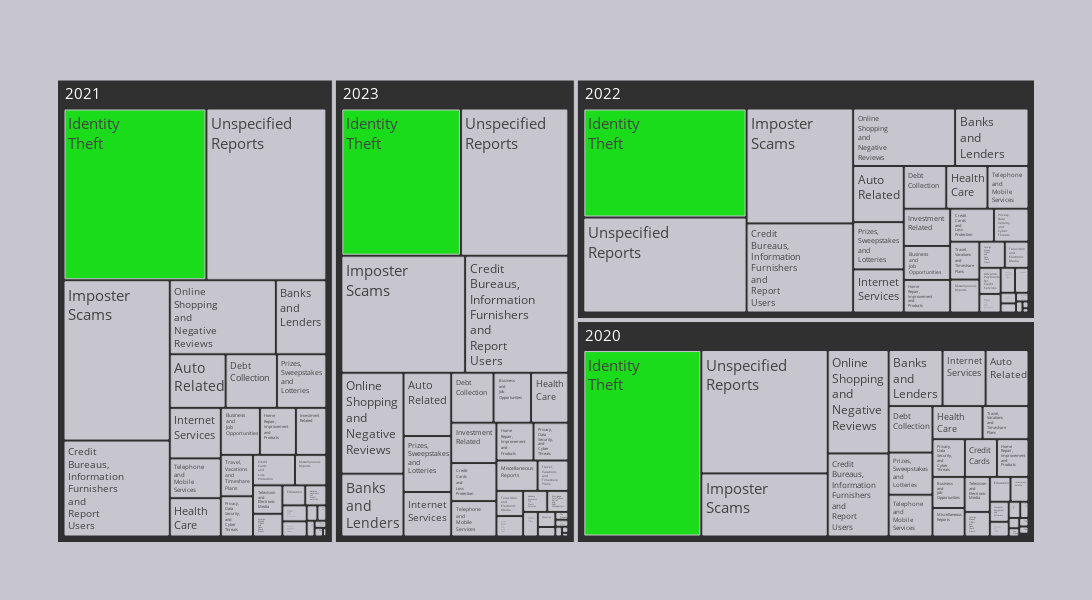

Here is the notebook cell this chart was saved with:
### Markdown cell above
### 2.3.3. Create viz

### Code cell
viz3['# of Reports'] = viz3['# of Reports'].str.replace(',', '').astype(int)
viz3['Color Group'] = viz3['Category'].apply(
    lambda x: x if x == 'Identity<br>Theft' else 'Other'
)

fig3 = px.treemap(
    viz3,
    path=['Year', 'Category'],
    values='# of Reports',
    color='Color Group',
    color_discrete_map={
        'Identity<br>Theft': '#1adc1b',
        'Other': '#c7c5cd',
        '(?)': '#303030'
    }
)

fig3.update_traces(
    textfont=dict(size=15)
)

fig3.update_layout(
    margin=dict(l=50, r=50, t=50, b=50),
    paper_bgcolor='#c7c5cd',
    plot_bgcolor='#c7c5cd',
    width=1200,
    height=600
)

fig3.show()

# Export the figure to an image (ensures fixed layout)
pio.write_image(fig3, "viz3/viz3_capstone_NMN.svg", width=1200, height=600)

### Figure 1 — Plotly figure (JSON) as saved in the notebook; plotly's stock layout.template omitted (floating-point values rounded to 4 significant figures)
{"data": [{"branchvalues": "total", "customdata": [["Other"], ["Other"], ["Other"], ["Other"], ["Other"], ["Other"], ["Other"], ["Other"], ["Other"], ["Other"], ["Other"], ["Other"], ["Other"], ["Other"], ["Other"], ["Other"], ["Other"], ["Other"], ["Other"], ["Other"], ["Other"], ["Other"], ["Other"], ["Other"], ["Other"], ["Other"], ["Other"], ["Other"], ["Other"], ["Other"], ["Other"], ["Other"], ["Other"], ["Other"], ["Other"], ["Other"], ["Other"], ["Other"], ["Other"], ["Other"], ["Other"], ["Other"], ["Other"], ["Other"], ["Other"], ["Other"], ["Other"], ["Other"], ["Other"], ["Other"], ["Other"], ["Other"], ["Other"], ["Other"], ["Other"], ["Other"], ["Other"], ["Other"], ["Other"], ["Other"], ["Other"], ["Identity<br>Theft"], ["Identity<br>Theft"], ["Other"], ["Other"], ["Other"], ["Other"], ["Other"], ["Other"], ["Other"], ["Other"], ["Other"], ["Other"], ["Other"], ["Other"], ["Other"], ["Other"], ["Other"], ["Other"], ["Other"], ["Other"], ["Other"], ["Other"], ["Other"], ["Other"], ["Other"], ["Other"], ["Other"], ["Other"], ["Other"], ["Other"], ["Other"], ["Identity<br>Theft"], ["Other"], ["Other"], ["Identity<br>Theft"], ["Other"], ["Other"], ["Other"], ["Other"], ["Other"], ["Other"], ["Other"], ["Other"], ["Other"], ["Other"], ["Other"], ["Other"], ["Other"], ["Other"], ["Other"], ["Other"], ["Other"], ["Other"], ["Other"], ["Other"], ["Other"], ["Other"], ["Other"], ["Other"], ["Other"], ["Other"], ["Other"], ["Other"], ["(?)"], ["(?)"], ["(?)"], ["(?)"]], "domain": {"x": [0, 1], "y": [0, 1]}, "hovertemplate": "labels=%{label}<br># of Reports=%{value}<br>parent=%{parent}<br>id=%{id}<br>Color Group=%{customdata[0]}<extra></extra>", "ids": ["2023/Business<br>and<br>Job<br>Opportunities", "2021/Magazines<br>and<br>Books", "2020/Telephone<br>and<br>Mobile<br>Services", "2022/Funeral<br>Services", "2021/Office<br>Supplies<br>and<br>Services", "2020/Office<br>Supplies<br>and<br>Services", "2023/Mortgage<br>Foreclosure<br>Relief<br>and<br>Debt<br>Management", "2022/Mortgage<br>Foreclosure<br>Relief<br>and<br>Debt<br>Management", "2021/Mortgage<br>Foreclosure<br>Relief<br>and<br>Debt<br>Management", "2020/Mortgage<br>Foreclosure<br>Relief<br>and<br>Debt<br>Management", "2023/Miscellaneous<br>Reports", "2022/Miscellaneous<br>Reports", "2021/Miscellaneous<br>Reports", "2020/Miscellaneous<br>Reports", "2023/Magazines<br>and<br>Books", "2022/Magazines<br>and<br>Books", "2020/Advance<br>Payments<br>for<br>Credit<br>Services", "2020/Magazines<br>and<br>Books", "2023/Investment<br>Related", "2022/Investment<br>Related", "2021/Investment<br>Related", "2020/Investment<br>Related", "2023/Internet<br>Services", "2022/Internet<br>Services", "2021/Internet<br>Services", "2020/Internet<br>Services", "2023/Imposter<br>Scams", "2022/Imposter<br>Scams", "2021/Imposter<br>Scams", "2022/Office<br>Supplies<br>and<br>Services", "2023/Office<br>Supplies<br>and<br>Services", "2021/Online<br>Shopping<br>and<br>Negative<br>Reviews", "2020/Imposter<br>Scams", "2021/Unspecified<br>Reports", "2020/Unspecified<br>Reports", "2023/Travel,<br>Vacations<br>and<br>Timeshare<br>Plans", "2022/Travel,<br>Vacations<br>and<br>Timeshare<br>Plans", "2021/Travel,<br>Vacations<br>and<br>Timeshare<br>Plans", "2020/Travel,<br>Vacations<br>and<br>Timeshare<br>Plans", "2023/Television<br>and<br>Electronic<br>Media", "2022/Television<br>and<br>Electronic<br>Media", "2021/Television<br>and<br>Electronic<br>Media", "2020/Television<br>and<br>Electronic<br>Media", "2023/Telephone<br>and<br>Mobile<br>Services", "2022/Telephone<br>and<br>Mobile<br>Services", "2021/Telephone<br>and<br>Mobile<br>Services", "2023/Tax<br>Preparers", "2022/Tax<br>Preparers", "2021/Tax<br>Preparers", "2020/Tax<br>Preparers", "2023/Prizes,<br>Sweepstakes<br>and<br>Lotteries", "2022/Prizes,<br>Sweepstakes<br>and<br>Lotteries", "2021/Prizes,<br>Sweepstakes<br>and<br>Lotteries", "2020/Prizes,<br>Sweepstakes<br>and<br>Lotteries", "2023/Privacy,<br>Data<br>Security,<br>and<br>Cyber<br>Threats", "2022/Privacy,<br>Data<br>Security,<br>and<br>Cyber<br>Threats", "2021/Privacy,<br>Data<br>Security,<br>and<br>Cyber<br>Threats", "2020/Privacy,<br>Data<br>Security,<br>and<br>Cyber<br>Threats", "2023/Online<br>Shopping<br>and<br>Negative<br>Reviews", "2022/Online<br>Shopping<br>and<br>Negative<br>Reviews", "2020/Online<br>Shopping<br>and<br>Negative<br>Reviews", "2023/Identity<br>Theft", "2021/Identity<br>Theft", "2022/Unspecified<br>Reports", "2020/Credit<br>Cards", "2023/Credit<br>Bureaus,<br>Information<br>Furnishers<br>and<br>Report<br>Users", "2022/Credit<br>Bureaus,<br>Information<br>Furnishers<br>and<br>Report<br>Users", "2021/Credit<br>Bureaus,<br>Information<br>Furnishers<br>and<br>Report<br>Users", "2020/Credit<br>Bureaus,<br>Information<br>Furnishers<br>and<br>Report<br>Users", "2023/Computer<br>Equipment<br>and<br>Software", "2022/Computer<br>Equipment<br>and<br>Software", "2021/Computer<br>Equipment<br>and<br>Software", "2020/Computer<br>Equipment<br>and<br>Software", "2023/Charitable<br>Solicitations", "2022/Charitable<br>Solicitations", "2021/Charitable<br>Solicitations", "2020/Charitable<br>Solicitations", "2022/Business<br>and<br>Job<br>Opportunities", "2021/Business<br>and<br>Job<br>Opportunities", "2020/Business<br>and<br>Job<br>Opportunities", "2023/Banks<br>and<br>Lenders", "2022/Banks<br>and<br>Lenders", "2021/Banks<br>and<br>Lenders", "2020/Banks<br>and<br>Lenders", "2023/Auto<br>Related", "2022/Auto<br>Related", "2021/Auto<br>Related", "2020/Auto<br>Related", "2023/Advance<br>Payments<br>for<br>Credit<br>Services", "2022/Advance<br>Payments<br>for<br>Credit<br>Services", "2021/Advance<br>Payments<br>for<br>Credit<br>Services", "2021/Credit<br>Cards<br>and<br>Loss<br>Protection", "2022/Identity<br>Theft", "2022/Credit<br>Cards<br>and<br>Loss<br>Protection", "2020/Debt<br>Collection", "2020/Identity<br>Theft", "2023/Home<br>Repair,<br>Improvement<br>and<br>Products", "2022/Home<br>Repair,<br>Improvement<br>and<br>Products", "2021/Home<br>Repair,<br>Improvement<br>and<br>Products", "2020/Home<br>Repair,<br>Improvement<br>and<br>Products", "2023/Health<br>Care", "2022/Health<br>Care", "2021/Health<br>Care", "2020/Health<br>Care", "2023/Grants", "2022/Grants", "2021/Grants", "2020/Grants", "2023/Funeral<br>Services", "2021/Funeral<br>Services", "2020/Funeral<br>Services", "2023/Foreign<br>Money<br>Offers<br>and<br>Fake<br>Check<br>Scams", "2022/Foreign<br>Money<br>Offers<br>and<br>Fake<br>Check<br>Scams", "2021/Foreign<br>Money<br>Offers<br>and<br>Fake<br>Check<br>Scams", "2020/Foreign<br>Money<br>Offers<br>and<br>Fake<br>Check<br>Scams", "2023/Education", "2022/Education", "2021/Education", "2020/Education", "2023/Debt<br>Collection", "2022/Debt<br>Collection", "2021/Debt<br>Collection", "2023/Credit<br>Cards<br>and<br>Loss<br>Protection", "2023/Unspecified<br>Reports", "2020", "2021", "2022", "2023"], "labels": ["Business<br>and<br>Job<br>Opportunities", "Magazines<br>and<br>Books", "Telephone<br>and<br>Mobile<br>Services", "Funeral<br>Services", "Office<br>Supplies<br>and<br>Services", "Office<br>Supplies<br>and<br>Services", "Mortgage<br>Foreclosure<br>Relief<br>and<br>Debt<br>Management", "Mortgage<br>Foreclosure<br>Relief<br>and<br>Debt<br>Management", "Mortgage<br>Foreclosure<br>Relief<br>and<br>Debt<br>Management", "Mortgage<br>Foreclosure<br>Relief<br>and<br>Debt<br>Management", "Miscellaneous<br>Reports", "Miscellaneous<br>Reports", "Miscellaneous<br>Reports", "Miscellaneous<br>Reports", "Magazines<br>and<br>Books", "Magazines<br>and<br>Books", "Advance<br>Payments<br>for<br>Credit<br>Services", "Magazines<br>and<br>Books", "Investment<br>Related", "Investment<br>Related", "Investment<br>Related", "Investment<br>Related", "Internet<br>Services", "Internet<br>Services", "Internet<br>Services", "Internet<br>Services", "Imposter<br>Scams", "Imposter<br>Scams", "Imposter<br>Scams", "Office<br>Supplies<br>and<br>Services", "Office<br>Supplies<br>and<br>Services", "Online<br>Shopping<br>and<br>Negative<br>Reviews", "Imposter<br>Scams", "Unspecified<br>Reports", "Unspecified<br>Reports", "Travel,<br>Vacations<br>and<br>Timeshare<br>Plans", "Travel,<br>Vacations<br>and<br>Timeshare<br>Plans", "Travel,<br>Vacations<br>and<br>Timeshare<br>Plans", "Travel,<br>Vacations<br>and<br>Timeshare<br>Plans", "Television<br>and<br>Electronic<br>Media", "Television<br>and<br>Electronic<br>Media", "Television<br>and<br>Electronic<br>Media", "Television<br>and<br>Electronic<br>Media", "Telephone<br>and<br>Mobile<br>Services", "Telephone<br>and<br>Mobile<br>Services", "Telephone<br>and<br>Mobile<br>Services", "Tax<br>Preparers", "Tax<br>Preparers", "Tax<br>Preparers", "Tax<br>Preparers", "Prizes,<br>Sweepstakes<br>and<br>Lotteries", "Prizes,<br>Sweepstakes<br>and<br>Lotteries", "Prizes,<br>Sweepstakes<br>and<br>Lotteries", "Prizes,<br>Sweepstakes<br>and<br>Lotteries", "Privacy,<br>Data<br>Security,<br>and<br>Cyber<br>Threats", "Privacy,<br>Data<br>Security,<br>and<br>Cyber<br>Threats", "Privacy,<br>Data<br>Security,<br>and<br>Cyber<br>Threats", "Privacy,<br>Data<br>Security,<br>and<br>Cyber<br>Threats", "Online<br>Shopping<br>and<br>Negative<br>Reviews", "Online<br>Shopping<br>and<br>Negative<br>Reviews", "Online<br>Shopping<br>and<br>Negative<br>Reviews", "Identity<br>Theft", "Identity<br>Theft", "Unspecified<br>Reports", "Credit<br>Cards", "Credit<br>Bureaus,<br>Information<br>Furnishers<br>and<br>Report<br>Users", "Credit<br>Bureaus,<br>Information<br>Furnishers<br>and<br>Report<br>Users", "Credit<br>Bureaus,<br>Information<br>Furnishers<br>and<br>Report<br>Users", "Credit<br>Bureaus,<br>Information<br>Furnishers<br>and<br>Report<br>Users", "Computer<br>Equipment<br>and<br>Software", "Computer<br>Equipment<br>and<br>Software", "Computer<br>Equipment<br>and<br>Software", "Computer<br>Equipment<br>and<br>Software", "Charitable<br>Solicitations", "Charitable<br>Solicitations", "Charitable<br>Solicitations", "Charitable<br>Solicitations", "Business<br>and<br>Job<br>Opportunities", "Business<br>and<br>Job<br>Opportunities", "Business<br>and<br>Job<br>Opportunities", "Banks<br>and<br>Lenders", "Banks<br>and<br>Lenders", "Banks<br>and<br>Lenders", "Banks<br>and<br>Lenders", "Auto<br>Related", "Auto<br>Related", "Auto<br>Related", "Auto<br>Related", "Advance<br>Payments<br>for<br>Credit<br>Services", "Advance<br>Payments<br>for<br>Credit<br>Services", "Advance<br>Payments<br>for<br>Credit<br>Services", "Credit<br>Cards<br>and<br>Loss<br>Protection", "Identity<br>Theft", "Credit<br>Cards<br>and<br>Loss<br>Protection", "Debt<br>Collection", "Identity<br>Theft", "Home<br>Repair,<br>Improvement<br>and<br>Products", "Home<br>Repair,<br>Improvement<br>and<br>Products", "Home<br>Repair,<br>Improvement<br>and<br>Products", "Home<br>Repair,<br>Improvement<br>and<br>Products", "Health<br>Care", "Health<br>Care", "Health<br>Care", "Health<br>Care", "Grants", "Grants", "Grants", "Grants", "Funeral<br>Services", "Funeral<br>Services", "Funeral<br>Services", "Foreign<br>Money<br>Offers<br>and<br>Fake<br>Check<br>Scams", "Foreign<br>Money<br>Offers<br>and<br>Fake<br>Check<br>Scams", "Foreign<br>Money<br>Offers<br>and<br>Fake<br>Check<br>Scams", "Foreign<br>Money<br>Offers<br>and<br>Fake<br>Check<br>Scams", "Education", "Education", "Education", "Education", "Debt<br>Collection", "Debt<br>Collection", "Debt<br>Collection", "Credit<br>Cards<br>and<br>Loss<br>Protection", "Unspecified<br>Reports", "2020", "2021", "2022", "2023"], "marker": {"colors": ["#c7c5cd", "#c7c5cd", "#c7c5cd", "#c7c5cd", "#c7c5cd", "#c7c5cd", "#c7c5cd", "#c7c5cd", "#c7c5cd", "#c7c5cd", "#c7c5cd", "#c7c5cd", "#c7c5cd", "#c7c5cd", "#c7c5cd", "#c7c5cd", "#c7c5cd", "#c7c5cd", "#c7c5cd", "#c7c5cd", "#c7c5cd", "#c7c5cd", "#c7c5cd", "#c7c5cd", "#c7c5cd", "#c7c5cd", "#c7c5cd", "#c7c5cd", "#c7c5cd", "#c7c5cd", "#c7c5cd", "#c7c5cd", "#c7c5cd", "#c7c5cd", "#c7c5cd", "#c7c5cd", "#c7c5cd", "#c7c5cd", "#c7c5cd", "#c7c5cd", "#c7c5cd", "#c7c5cd", "#c7c5cd", "#c7c5cd", "#c7c5cd", "#c7c5cd", "#c7c5cd", "#c7c5cd", "#c7c5cd", "#c7c5cd", "#c7c5cd", "#c7c5cd", "#c7c5cd", "#c7c5cd", "#c7c5cd", "#c7c5cd", "#c7c5cd", "#c7c5cd", "#c7c5cd", "#c7c5cd", "#c7c5cd", "#1adc1b", "#1adc1b", "#c7c5cd", "#c7c5cd", "#c7c5cd", "#c7c5cd", "#c7c5cd", "#c7c5cd", "#c7c5cd", "#c7c5cd", "#c7c5cd", "#c7c5cd", "#c7c5cd", "#c7c5cd", "#c7c5cd", "#c7c5cd", "#c7c5cd", "#c7c5cd", "#c7c5cd", "#c7c5cd", "#c7c5cd", "#c7c5cd", "#c7c5cd", "#c7c5cd", "#c7c5cd", "#c7c5cd", "#c7c5cd", "#c7c5cd", "#c7c5cd", "#c7c5cd", "#c7c5cd", "#1adc1b", "#c7c5cd", "#c7c5cd", "#1adc1b", "#c7c5cd", "#c7c5cd", "#c7c5cd", "#c7c5cd", "#c7c5cd", "#c7c5cd", "#c7c5cd", "#c7c5cd", "#c7c5cd", "#c7c5cd", "#c7c5cd", "#c7c5cd", "#c7c5cd", "#c7c5cd", "#c7c5cd", "#c7c5cd", "#c7c5cd", "#c7c5cd", "#c7c5cd", "#c7c5cd", "#c7c5cd", "#c7c5cd", "#c7c5cd", "#c7c5cd", "#c7c5cd", "#c7c5cd", "#c7c5cd", "#c7c5cd", "#303030", "#303030", "#303030", "#303030"]}, "name": "", "parents": ["2023", "2021", "2020", "2022", "2021", "2020", "2023", "2022", "2021", "2020", "2023", "2022", "2021", "2020", "2023", "2022", "2020", "2020", "2023", "2022", "2021", "2020", "2023", "2022", "2021", "2020", "2023", "2022", "2021", "2022", "2023", "2021", "2020", "2021", "2020", "2023", "2022", "2021", "2020", "2023", "2022", "2021", "2020", "2023", "2022", "2021", "2023", "2022", "2021", "2020", "2023", "2022", "2021", "2020", "2023", "2022", "2021", "2020", "2023", "2022", "2020", "2023", "2021", "2022", "2020", "2023", "2022", "2021", "2020", "2023", "2022", "2021", "2020", "2023", "2022", "2021", "2020", "2022", "2021", "2020", "2023", "2022", "2021", "2020", "2023", "2022", "2021", "2020", "2023", "2022", "2021", "2021", "2022", "2022", "2020", "2020", "2023", "2022", "2021", "2020", "2023", "2022", "2021", "2020", "2023", "2022", "2021", "2020", "2023", "2021", "2020", "2023", "2022", "2021", "2020", "2023", "2022", "2021", "2020", "2023", "2022", "2021", "2023", "2023", "", "", "", ""], "textfont": {"size": 15}, "type": "treemap", "values": [110364, 7282, 115726, 1601, 4889, 6870, 26178, 24635, 22666, 11853, 73571, 59911, 55990, 57766, 5340, 6744, 17552, 8461, 107699, 107728, 83667, 28206, 125118, 135773, 150691, 152375, 853935, 761939, 995480, 4445, 3809, 458842, 503153, 1204094, 984098, 55063, 68858, 78162, 95996, 39715, 38555, 48715, 55636, 94261, 108732, 118679, 5949, 8729, 7998, 5494, 157520, 148565, 154829, 116524, 77737, 70940, 75744, 77034, 369469, 364873, 397735, 1036903, 1434492, 964654, 76310, 711802, 590844, 595796, 319399, 21245, 22323, 21476, 23885, 9809, 10219, 9610, 4978, 98019, 107351, 63114, 230224, 262543, 218606, 190639, 178100, 176555, 174846, 151797, 29878, 34599, 24698, 74885, 1107055, 89757, 128605, 1388539, 82711, 94215, 98853, 75070, 109658, 109239, 114191, 104563, 2327, 2536, 4314, 4184, 1357, 1678, 1650, 32164, 41328, 39094, 39098, 15601, 20914, 26728, 32367, 124450, 112802, 160591, 101427, 932054, 5238677, 6574937, 5649630, 5725438]}], "layout": {"height": 600, "legend": {"tracegroupgap": 0}, "margin": {"b": 50, "l": 50, "r": 50, "t": 50}, "paper_bgcolor": "#c7c5cd", "plot_bgcolor": "#c7c5cd", "width": 1200}}
